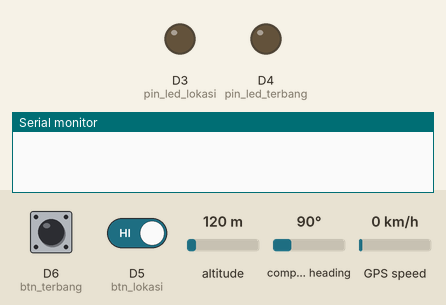
Simulated run of this sketch. Board: ESP8266 (NodeMCU). On the bench: output pins drawn as LEDs (lit = HIGH), the last lines printed to the serial monitor. Inputs (shaded band) come from the test bench; at power-on: D6 (btn_terbang) HIGH, D5 (btn_lokasi) HIGH, altitude 120 m, compass heading 90°, GPS speed 0 km/h. WiFi joins after 1.5 s; servers stay silent unless stated; random numbers use the default seed unless the sketch sets one; the GPS gets a fix after 3 s at 37.7749, -122.4194 with 8 satellites; no MQTT or app messages arrive unless stated.

Above: at 0.1 s.
At 2.7 s:
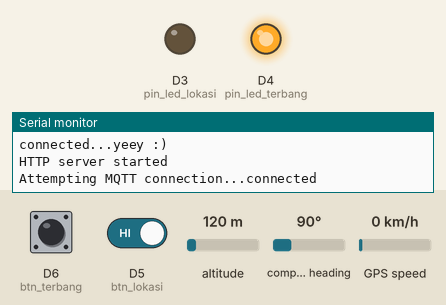
2.8 s: D6 (btn_terbang) pulled LOW for 3.2 s
9.7 s: D6 (btn_terbang) driven LOW and D5 (btn_lokasi) driven LOW
At 10.75 s:
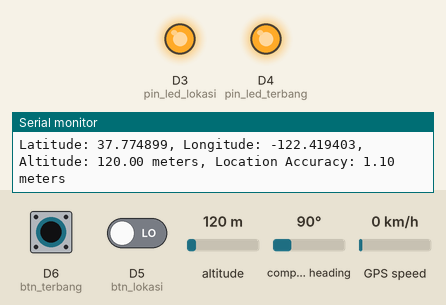
22.0 s: D6 (btn_terbang) driven HIGH
Timing chart, 0 to 24.6 s (numbered marks = the images above; inputs shaded):
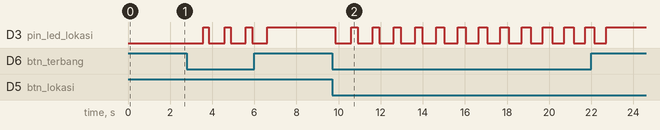

The sketch:

remot_merpati.ino
```cpp
// library On The Air (OTA)
#if defined(ESP8266)
  #include <ESP8266WiFi.h>
  #include <ESPAsyncTCP.h>
#elif defined(ESP32)
  #include <WiFi.h>
  #include <AsyncTCP.h>
#endif

// library On The Air (OTA)
#include <ESPAsyncWebServer.h>
#include <AsyncElegantOTA.h>

// Library wifi manager
#include <ESPAsyncWiFiManager.h>

//
#include <PubSubClient.h>
#include <SoftwareSerial.h>
#include <TinyGPS++.h>

// Setup SSID (Manual) dan Broker MQTT
const char* ssid = "Merpati";
const char* password = "123456789";
const char* mqtt_server = "broker.mqtt-dashboard.com";

// Setup GPS
SoftwareSerial gpsSerial(D2, D1); // RX, TX
TinyGPSPlus gps;

//Setup AsyncWebServer for OTA
AsyncWebServer server(80);
DNSServer dns;

// Inisialisasi Variable Pendukung

WiFiClient espClient;
PubSubClient client(espClient);
unsigned long lastMsg = 0;
unsigned long lastMsg1 = 0;
unsigned long lastMsgLokasi = 0;
unsigned long lastMsgTerbang = 0;
unsigned long lastMsgGPS = 0;
unsigned long lastMsgWaktuTerbang = 0;

#define MSG_BUFFER_SIZE	(50)
char msg[MSG_BUFFER_SIZE];
int value = 0;
bool buttonLokasi = false;
bool buttonTerbang = false;

// Global Variable
//char lokasi_awal[] = "-7.277170,-7.277170";
float latitude = 0;
float longitude = 0;
float altitude = 0;

// Button lokasi dan start_terbang
const int btn_lokasi = D5;
const int btn_terbang = D6;

// Led Lokasi dan Start
const int pin_led_lokasi = D3;
const int pin_led_terbang = D4;
bool ledLokasi = false;
bool ledStart = false;

// Flag button
bool lokasiPressed = false;
bool terbangPressed = false;


// Fungsi koneksi ke WIFI - menggunakan portal
void setup_wifimanager(){
  AsyncWiFiManager wifiManager(&server,&dns);

  // Digunakan untuk reet configurasi
  //wifiManager.resetSettings();

  bool res;
  // res = wifiManager.autoConnect(); // Auto generated AP name from chipid, anonymous
  // res = wifiManager.autoConnect("AutoConnectAP"); // Anonymous AP
  res = wifiManager.autoConnect("RemoteMerpati","123456789");

  if(!res) {
        Serial.println("Failed to connect");
        // ESP.restart();
    }
    else {
        //if you get here you have connected to the WiFi
        Serial.println("connected...yeey :)");
    }
}

// Fungsi koneksi ke WIFI - manual
// void setup_wifi() {

//   delay(10);
//   // We start by connecting to a WiFi network
//   Serial.println();
//   Serial.print("Connecting to ");
//   Serial.println(ssid);

//   WiFi.mode(WIFI_STA);
//   WiFi.begin(ssid, password);

//   while (WiFi.status() != WL_CONNECTED) {
//     delay(500);
//     Serial.print(".");
//   }

//   randomSeed(micros());

//   Serial.println("");
//   Serial.println("WiFi connected");
//   Serial.println("IP address: ");
//   Serial.println(WiFi.localIP());
// }

// Fungsi ketika ada feedback dari MQTT
void callback(char* topic, byte* payload, unsigned int length) {
  Serial.print("Message arrived [");
  Serial.print(topic);
  Serial.print("] ");
  for (int i = 0; i < length; i++) {
    Serial.print((char)payload[i]);
  }
  Serial.println();

  // Switch on the LED if an 1 was received as first character
  if ((char)payload[0] == '1') {
    digitalWrite(BUILTIN_LED, LOW);   // Turn the LED on (Note that LOW is the voltage level
    // but actually the LED is on; this is because
    // it is active low on the ESP-01)
  } else {
    digitalWrite(BUILTIN_LED, HIGH);  // Turn the LED off by making the voltage HIGH
  }

}

//Fungsi reconnect ketika putus dengan Broker
void reconnect() {
  // Loop until we're reconnected
  int jmlReconnect = 1; int batasReconnect = 4;
  bool setWifi =false;
  while (!client.connected() && jmlReconnect <= batasReconnect) { // 1 kali reconnect 5 detik
    Serial.print("Attempting MQTT connection...");
    // Create a random client ID
    String clientId = "ESP8266Client-";
    clientId += String(random(0xffff), HEX);
    // Attempt to connect
    if (client.connect(clientId.c_str())) {
      Serial.println("connected");
      // Once connected, publish an announcement...
      //client.publish("outTopic", "hello world");
      // ... and resubscribe
      //client.subscribe("inTopic");
    } else {
      Serial.print("failed, rc=");
      Serial.print(client.state());
      Serial.print(" try=");
      Serial.print(jmlReconnect);
      Serial.println(", try again in 5 seconds");
      // Wait 5 seconds before retrying
      delay(5000);
      jmlReconnect++;
      if(jmlReconnect >= batasReconnect+1){
        setWifi = true;
      }
    }
  }

  jmlReconnect=0; // Jumlah reconnect di reset karena sudah connect
  if(setWifi == true){
    setup_wifimanager();
    setWifi == false;
  }
}

// Fungsi print data GPS
void getGPS(){
  latitude = gps.location.lat();      // get data latitude
  longitude = gps.location.lng();     // get data longitude
  altitude = gps.altitude.meters();   // get data altitude

  Serial.print("Latitude: ");
  Serial.print(latitude, 6);
  Serial.print(", Longitude: ");
  Serial.print(longitude, 6);
  Serial.print(", Altitude: ");
  Serial.print(altitude);
  Serial.print(" meters");
  Serial.print(", Location Accuracy: ");
  Serial.print(gps.hdop.hdop());
  Serial.println(" meters");
}

void setup() {
  pinMode(BUILTIN_LED, OUTPUT);         // inisial BUILTIN_LED sebagai output
  pinMode(btn_lokasi, INPUT_PULLUP);    // Inisial pin Button kiri / Lokasi dengan input secara default nilai HIGH jika tidak di tekan atau (Aktif Low)
  pinMode(btn_terbang, INPUT_PULLUP);   // Inisial pin Button kanan / Star menerbangkan dengan input secara default nilai HIGH jika tidak di tekan atau (Aktif Low)
  pinMode(pin_led_lokasi, OUTPUT);      // inisial pin led lokasi (kuning) sebagai output
  pinMode(pin_led_terbang, OUTPUT);     // inisial pin led terbang (hijau) sebagai output

  Serial.begin(9600);    // insial bautrate serial
  gpsSerial.begin(9600); //inisial gps serial , serial gps d1 d2

  // memilih mode connect pada wifi true=menggunakan wifi manager , false=manual koneksi secara langsung(setting di atas)
  bool wifiManagerEnable = true;
  if(wifiManagerEnable == true){
    setup_wifimanager();
  }else{
    //setup_wifi();
  }

  // MQTT
  client.setServer(mqtt_server, 1883);  // set port mqtt
  client.setCallback(callback);         // set jika ada response pada fungsi callback

  //OTA Setup - simple response
  server.on("/", HTTP_GET, [](AsyncWebServerRequest *request) {
    request->send(200, "text/plain", "Hi! This is a sample response.");
  });

  // OTA Start
  AsyncElegantOTA.begin(&server);           // Start AsyncElegantOTA

  Serial.println("HTTP server started");

  // Start server
  server.begin();

  digitalWrite(pin_led_lokasi,LOW);
  digitalWrite(pin_led_terbang,HIGH);
}

void loop() {
  // loop() harus di inputkannuntuk selalu reading jika ada update dari On The Air
  AsyncElegantOTA.loop();

  buttonLokasi = digitalRead(btn_lokasi);     //  Membaca status button lokasi
  buttonTerbang = digitalRead(btn_terbang);   //  Membaca status button start

//  if(ledLokasi == false){
//    ledLokasi = !ledLokasi;
//    ledStart = !ledStart;
//  }else{
//    ledLokasi = !ledLokasi;
//    ledStart = !ledStart;
//  }
//  digitalWrite(pin_led_lokasi,ledLokasi);
//  digitalWrite(pin_led_start,ledStart);
//  delay(1000);

  // Jika button terbang di tekan
  if(buttonTerbang == LOW){
      Serial.println("Terbang Pressed");
      terbangPressed = true;                // Memberikan flag button telah di tekan yang akan di proses di if berikutnya
  }

  // Jika button lokasi di tekan 1
  unsigned long nowLokasi = millis(); // mengambil waktu sekarang (format waktu di mulai dari menyalanya hardware)
  if(nowLokasi - lastMsgLokasi > 1000 && buttonLokasi == LOW){
      Serial.println("Lokasi Pressed");
      lokasiPressed = true;                 // Memberikan flag button telah di tekan yang akan di proses di if berikutnya
  }

  // Jika lokasi di tekan 2
  nowLokasi = millis();
  if(nowLokasi - lastMsgLokasi > 1000 && lokasiPressed == true){    // Jika lokasi di tekan , dan memberikan debouncing dengan waktu, Jika jarak antara terakhir kali button di tekan dengan sekarang lebih dari 1 detik
    lastMsgLokasi = nowLokasi;                                      // memasukkan waktu sekarang sebagai waktu terakhir di tekan
    Serial.println("Menjalankan isi lokasi");
    digitalWrite(pin_led_lokasi,HIGH);
  }

  // Jika terbang di tekan 2
  unsigned long nowTerbang = millis();                               // mengambil waktu sekarang (format waktu di mulai dari menyalanya hardware)
  if(nowTerbang - lastMsgTerbang > 1000 && terbangPressed == true){    // Jika lokasi di tekan , dan memberikan debouncing dengan waktu, Jika jarak antara terakhir kali button di tekan dengan sekarang lebih dari 1 detik
    lastMsgTerbang = nowTerbang;                                      // memasukkan waktu sekarang sebagai waktu terakhir di tekan
    Serial.println("Menjalankan isi terbang");
    digitalWrite(pin_led_lokasi,LOW);
    terbangPressed = false;
  }


  // unsigned long now1= millis();
  // if(now1 - lastMsg1 > 5000){
  //   //lokasiPressed =true;
  //   lastMsg1 = now1;
  // }

  // Jika MQTT disconnect
  if (!client.connected()) {
    reconnect();              // Memanggil fungsi reconnect
  }
  client.loop();              // Loop untuk memonitoring

  // GPS
  while (gpsSerial.available() > 0 /*&& lokasiPressed == true*/)    // Jika menerima data dari GPS
  {

    // if(lokasiPressed == true){
    // }

    // Jika menerima data dari GPS dan saat butten lokasi di tekan
    if (gps.encode(gpsSerial.read())){
        if (gps.location.isValid()){                  // Jika data GPS Valid
          //int nowGPS = millis();                      // mencatat waktu ketika GPS valid
          //if(nowGPS - lastMsgGPS > 1000){             // menjalankan fungsi jika waktu lebih dari 1 detik dati terakhir kali di jalankan
          //  lastMsgGPS = nowGPS;                      // mecatat waktu terakhir di jalankan
            digitalWrite(pin_led_lokasi,HIGH);        // Menyalakan LED lokasi(kuning) ketika sGPS Ready
            getGPS();
            //lokasiPressed = false;
            //digitalWrite(pin_led_terbang,!lokasiPressed);
          //}
        }
    }

  }

   //ketika lokasi di tekan 3
  unsigned long now = millis();
  if (now - lastMsg > 1000 && lokasiPressed==true) {
    lastMsg = now;
    ++value;
    //snprintf (msg, MSG_BUFFER_SIZE, "%s",lokasi_awal);
    snprintf (msg, MSG_BUFFER_SIZE, "%f,%f",latitude,longitude);
    Serial.print("Publish message [lokasi_awal]: ");
    Serial.println(msg);
    client.publish("/pam/123/lokasi_awal", msg);
    lokasiPressed = false;
  }

  //ketika terbang di tekan 3
  unsigned long nowWaktuTerbang = millis();
  if (nowWaktuTerbang - lastMsgWaktuTerbang > 2000 && terbangPressed==true) {
    lastMsgWaktuTerbang = nowWaktuTerbang;
    ++value;
    //snprintf (msg, MSG_BUFFER_SIZE, "%s",lokasi_awal);
    snprintf (msg, MSG_BUFFER_SIZE, "1");
    Serial.print("Publish message [waktu_matchup]: ");
    Serial.println(msg);
    client.publish("/pam/123/waktu_matchup", msg);
    terbangPressed = false;
  }


}
```

Measured:
- after the input at 9.7 s, D3 (pin_led_lokasi): HIGH → LOW after 0.14 s, then repeats every 1.0 s: HIGH 0.29 s, LOW 0.72 s
- by itself, D3 (pin_led_lokasi): alternates HIGH for 0.29 s and LOW for 0.72 s, 7 changes in all, then stays HIGH
